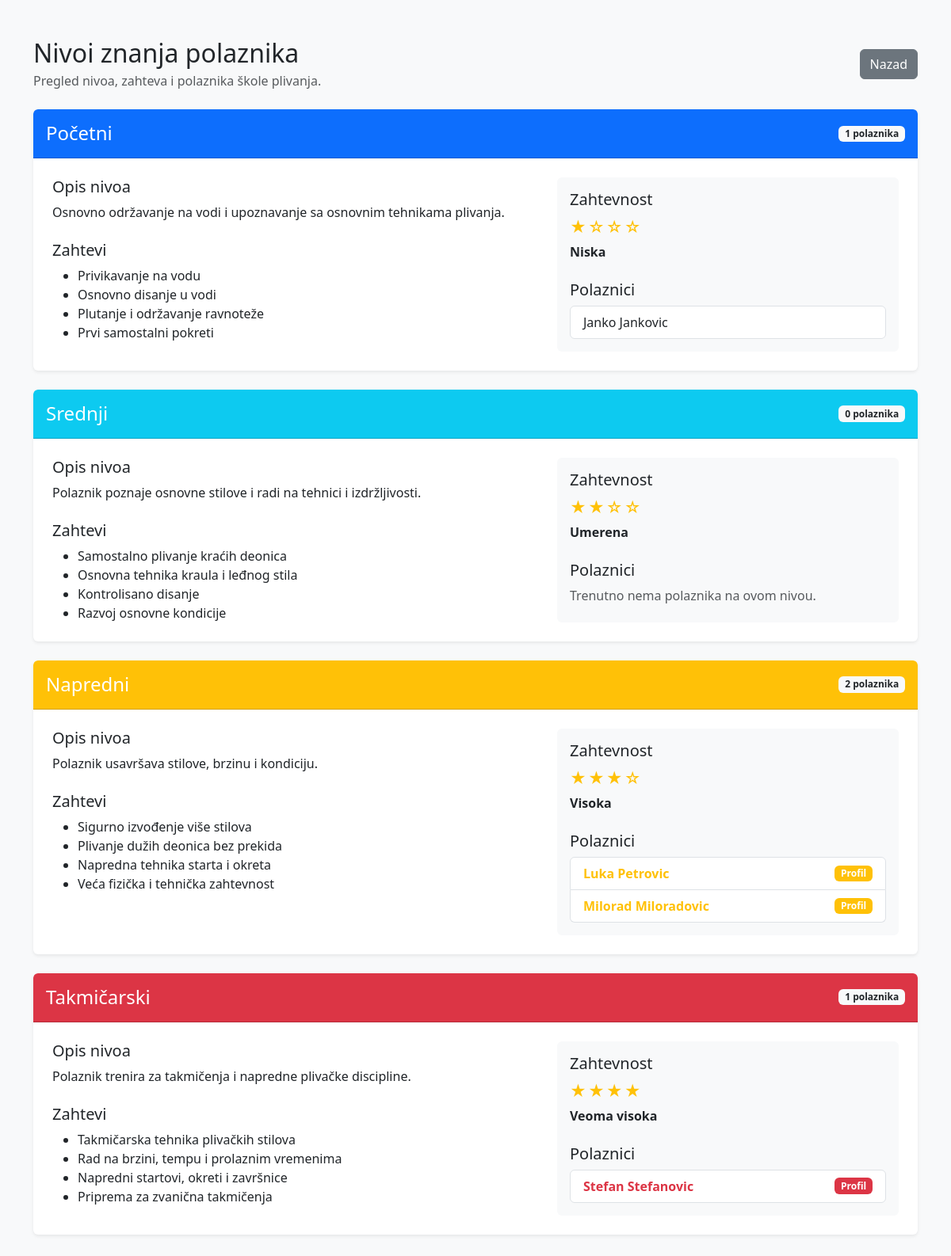
Page /plivanje_projekat/nivoi.php (signed in) on the committed database.
### tables this page shows
CREATE TABLE IF NOT EXISTS `nivoi` (
  `id` int NOT NULL AUTO_INCREMENT,
  `naziv` varchar(100) NOT NULL,
  `opis` text,
  PRIMARY KEY (`id`)
);

CREATE TABLE IF NOT EXISTS `polaznici` (
  `id` int NOT NULL AUTO_INCREMENT,
  `ime` varchar(50) NOT NULL,
  `prezime` varchar(50) NOT NULL,
  `datum_rodjenja` date DEFAULT NULL,
  `telefon` varchar(30) DEFAULT NULL,
  `email` varchar(100) DEFAULT NULL,
  `nivo_id` int DEFAULT NULL,
  PRIMARY KEY (`id`),
  KEY `nivo_id` (`nivo_id`)
);

### plivanje_projekat/classes/BaseModel.php (called while the page is built, shortened)
<?php
require_once __DIR__ . '/../config/Database.php';
class BaseModel
{
    public function __construct()
    {
        $database = new Database();
        $this->connection = $database->connect();
    }
}

### plivanje_projekat/config/Database.php (called while the page is built)
<?php
class Database
{
    private string $host = 'localhost';
    private string $databaseName = 'plivanje_db';
    private string $username = 'root';
    private string $password = '';
    private ?PDO $connection = null;
    public function connect(): PDO
    {
        if ($this->connection === null) {
            try {
                $dsn = "mysql:host={$this->host};dbname={$this->databaseName};charset=utf8mb4";
                $this->connection = new PDO(
                    $dsn,
                    $this->username,
                    $this->password
                );
                $this->connection->setAttribute(
                    PDO::ATTR_ERRMODE,
                    PDO::ERRMODE_EXCEPTION
                );
                $this->connection->setAttribute(
                    PDO::ATTR_DEFAULT_FETCH_MODE,
                    PDO::FETCH_ASSOC
                );
            } catch (PDOException $exception) {
                die('Greška pri povezivanju sa bazom: ' . $exception->getMessage());
            }
        }
        return $this->connection;
    }
}

### plivanje_projekat/classes/Nivo.php (called while the page is built)
<?php
require_once __DIR__ . '/BaseModel.php';
class Nivo extends BaseModel
{
    public function read(): array
    {
        $sql = "SELECT * FROM nivoi ORDER BY id ASC";
        $stmt = $this->connection->query($sql);
        return $stmt->fetchAll();
    }
}

### plivanje_projekat/classes/Polaznik.php (called while the page is built, shortened)
<?php
require_once __DIR__ . '/BaseModel.php';
class Polaznik extends BaseModel implements CrudInterface
{
    public function read(): array
    {
        $sql = "SELECT polaznici.*, nivoi.naziv AS naziv_nivoa
                FROM polaznici
                LEFT JOIN nivoi ON polaznici.nivo_id = nivoi.id
                ORDER BY polaznici.id DESC";
        $stmt = $this->connection->query($sql);
        return $stmt->fetchAll();
    }
}

### plivanje_projekat/nivoi.php (the view, shortened to what this page needs)
<?php
require_once __DIR__ . '/classes/Nivo.php';
require_once __DIR__ . '/classes/Polaznik.php';
$nivoModel = new Nivo();
$polaznikModel = new Polaznik();
$nivoi = $nivoModel->read();
$polaznici = $polaznikModel->read();
$opisiNivoa = [
    'početni' => [
        'opis' => 'Nivo namenjen neplivačima i polaznicima koji tek stiču sigurnost u vodi. Fokus je na pravilnom disanju, plutanju, osnovnim pokretima nogu i samostalnom kretanju kroz vodu.',
        'zahtevnost' => 'Niska',
        'zvezdice' => '★☆☆☆',
        'uslovi' => [
            'Privikavanje na vodu',
            'Osnovno disanje u vodi',
            'Plutanje i održavanje ravnoteže',
            'Prvi samostalni pokreti'
        ]
    ],
    'srednji' => [
        'opis' => 'Nivo za polaznike koji se samostalno održavaju u vodi i poznaju osnovne elemente plivanja. Radi se na pravilnijoj tehnici, povezivanju pokreta i povećanju izdržljivosti.',
        'zahtevnost' => 'Umerena',
        'zvezdice' => '★★☆☆',
        'uslovi' => [
            'Samostalno plivanje kraćih deonica',
            'Osnovna tehnika kraula i leđnog stila',
            'Kontrolisano disanje',
            'Razvoj osnovne kondicije'
        ]
    ],
    'napredni' => [
        'opis' => 'Nivo za iskusne plivače koji pravilno izvode više stilova i mogu da podnesu složenije treninge. Akcenat je na tehnici, brzini, izdržljivosti i individualnom napretku.',
        'zahtevnost' => 'Visoka',
        'zvezdice' => '★★★☆',
        'uslovi' => [
            'Sigurno izvođenje više stilova',
            'Plivanje dužih deonica bez prekida',
            'Napredna tehnika starta i okreta',
            'Veća fizička i tehnička zahtevnost'
        ]
    ],
    'takmičarski' => [
        'opis' => 'Najviši nivo namenjen plivačima koji se pripremaju za takmičenja. Treninzi obuhvataju precizno planiranje opterećenja, merenje rezultata, taktičku pripremu i usavršavanje tehnike.',
        'zahtevnost' => 'Veoma visoka',
        'zvezdice' => '★★★★',
        'uslovi' => [
            'Takmičarska tehnika plivačkih stilova',
            'Rad na brzini, tempu i prolaznim vremenima',
            'Napredni startovi, okreti i završnice',
            'Priprema za zvanična takmičenja'
        ]
    ]
];
$bojeNivoa = [
    'početni' => 'primary',
    'srednji' => 'info',
    'napredni' => 'warning',
    'takmičarski' => 'danger'
];
?>
<!DOCTYPE html>
<html lang="sr">
<head>
    <link
        href="https://cdn.jsdelivr.net/npm/bootstrap@5.3.3/dist/css/bootstrap.min.css"
        rel="stylesheet"
    >
</head>
<body class="bg-light">
<div class="container py-5">
    <div class="d-flex justify-content-between align-items-center mb-4">
        <div>
            <h1 class="h2 mb-1">
                Nivoi znanja polaznika
            </h1>
            <p class="text-muted mb-0">
                Pregled nivoa, zahteva i polaznika škole plivanja.
            </p>
        </div>
        <a
            href="dashboard.php"
            class="btn btn-secondary"
        >
            Nazad
        </a>
    </div>
    <div class="d-flex flex-column gap-4">
        <?php foreach ($nivoi as $nivo): ?>
            <?php
            $nazivNivoa = trim($nivo['naziv']);
            $kljucNivoa = mb_strtolower($nazivNivoa, 'UTF-8');
            $podaciNivoa = $opisiNivoa[$kljucNivoa] ?? [
                'opis' => $nivo['opis']
                    ?? 'Opis ovog nivoa još nije unet.',
                'zahtevnost' => 'Nije određena',
                'zvezdice' => '☆☆☆☆',
                'uslovi' => []
            ];
            if (
                !empty($nivo['opis'])
                && trim($nivo['opis']) !== ''
            ) {
                $podaciNivoa['opis'] = $nivo['opis'];
            }
            $boja = $bojeNivoa[$kljucNivoa] ?? 'secondary';
            $polazniciNivoa = array_filter(
                $polaznici,
                static function (array $polaznik) use ($nivo): bool {
                    return (int) ($polaznik['nivo_id'] ?? 0)
                        === (int) $nivo['id'];
                }
            );
            $imeJeKlikabilno = in_array(
                $kljucNivoa,
                ['napredni', 'takmičarski'],
                true
            );
            ?>
            <div class="card shadow-sm level-card">
                <div class="card-header bg-<?= $boja ?> level-header p-3">
                    <div class="d-flex justify-content-between align-items-center">
                        <h2 class="h4 mb-0">
                            <?= htmlspecialchars($nazivNivoa) ?>
                        </h2>
                        <span class="badge bg-light text-dark">
                            <?= count($polazniciNivoa) ?>
                            polaznika
                        </span>
                    </div>
                </div>
                <div class="card-body p-4">
                    <div class="row g-4">
                        <div class="col-lg-7">
                            <h3 class="h5">
                                Opis nivoa
                            </h3>
                            <p>
                                <?= nl2br(
                                    htmlspecialchars(
                                        $podaciNivoa['opis']
                                    )
                                ) ?>
                            </p>
                            <h3 class="h5 mt-4">
                                Zahtevi
                            </h3>
                            <?php if (!empty($podaciNivoa['uslovi'])): ?>
                                <ul class="mb-0">
                                    <?php foreach (
                                        $podaciNivoa['uslovi'] as $uslov
                                    ): ?>
                                        <li>
                                            <?= htmlspecialchars($uslov) ?>
                                        </li>
                                    <?php endforeach; ?>
                                </ul>
                            <?php else: ?>
                                <p class="text-muted mb-0">
                                    Zahtevi za ovaj nivo još nisu uneti.
                                </p>
                            <?php endif; ?>
                        </div>
                        <div class="col-lg-5">
                            <div class="bg-light rounded p-3 h-100">
                                <h3 class="h5">
                                    Zahtevnost
                                </h3>
                                <div class="difficulty-stars text-warning mb-1">
                                    <?= htmlspecialchars(
                                        $podaciNivoa['zvezdice']
                                    ) ?>
                                </div>
                                <p class="fw-bold mb-4">
                                    <?= htmlspecialchars(
                                        $podaciNivoa['zahtevnost']
                                    ) ?>
                                </p>
                                <h3 class="h5">
                                    Polaznici
                                </h3>
                                <?php if (empty($polazniciNivoa)): ?>
                                    <p class="text-muted mb-0">
                                        Trenutno nema polaznika na ovom nivou.
                                    </p>
                                <?php else: ?>
                                    <ul class="list-group participant-list">
                                        <?php foreach (
                                            $polazniciNivoa as $polaznik
                                        ): ?>
                                            <li
                                                class="list-group-item d-flex justify-content-between align-items-center"
                                            >
                                                <?php if ($imeJeKlikabilno): ?>
                                                    <a
                                                        href="nivoi.php?polaznik_id=<?= (int) $polaznik['id'] ?>#nagrade-polaznika"
                                                        class="participant-link text-<?= $boja ?>"
                                                    >
                                                        <?= htmlspecialchars(
                                                            $polaznik['ime']
                                                            . ' '
                                                            . $polaznik['prezime']
                                                        ) ?>
                                                    </a>
                                                    <span class="badge bg-<?= $boja ?>">
                                                        Profil
                                                    </span>
                                                <?php else: ?>
                                                    <span>
                                                        <?= htmlspecialchars(
                                                            $polaznik['ime']
                                                            . ' '
                                                            . $polaznik['prezime']
                                                        ) ?>
                                                    </span>
                                                <?php endif; ?>
                                            </li>
                                        <?php endforeach; ?>
                                    </ul>
                                <?php endif; ?>
                            </div>
                        </div>
                    </div>
                </div>
            </div>
        <?php endforeach; ?>
    </div>
</div>
</body>
</html>

### plivanje_projekat/nivoi.php (style rules this page uses)
.level-card { border: 0; overflow: hidden; }
.level-header { color: white; }
.difficulty-stars { font-size: 1.25rem; letter-spacing: 2px; }
.participant-list { margin-bottom: 0; }
.participant-link { font-weight: 700; text-decoration: none; }

### rows in the picture
nivoi: naziv "Početni", count($polazniciNivoa) "1", opis "Osnovno održavanje na vodi i upoznavanje sa osnovnim tehnikama plivanja.", uslov "Privikavanje na vodu", uslov "Osnovno disanje u vodi", uslov "Plutanje i održavanje ravnoteže", uslov "Prvi samostalni pokreti", zvezdice "★☆☆☆", zahtevnost "Niska"
polaznici: ime+prezime "Janko Jankovic"
nivoi: naziv "Srednji", count($polazniciNivoa) "0", opis "Polaznik poznaje osnovne stilove i radi na tehnici i izdržljivosti.", uslov "Samostalno plivanje kraćih deonica", uslov "Osnovna tehnika kraula i leđnog stila", uslov "Kontrolisano disanje", uslov "Razvoj osnovne kondicije", zvezdice "★★☆☆", zahtevnost "Umerena", shows "Trenutno nema polaznika na ovom nivou."
nivoi: naziv "Napredni", count($polazniciNivoa) "2", opis "Polaznik usavršava stilove, brzinu i kondiciju.", uslov "Sigurno izvođenje više stilova", uslov "Plivanje dužih deonica bez prekida", uslov "Napredna tehnika starta i okreta", uslov "Veća fizička i tehnička zahtevnost", zvezdice "★★★☆", zahtevnost "Visoka"
polaznici: ime+prezime "Luka Petrovic"
polaznici: ime+prezime "Milorad Miloradovic"
nivoi: naziv "Takmičarski", count($polazniciNivoa) "1", opis "Polaznik trenira za takmičenja i napredne plivačke discipline.", uslov "Takmičarska tehnika plivačkih stilova", uslov "Rad na brzini, tempu i prolaznim vremenima", uslov "Napredni startovi, okreti i završnice", uslov "Priprema za zvanična takmičenja", zvezdice "★★★★", zahtevnost "Veoma visoka"
polaznici: ime+prezime "Stefan Stefanovic"
